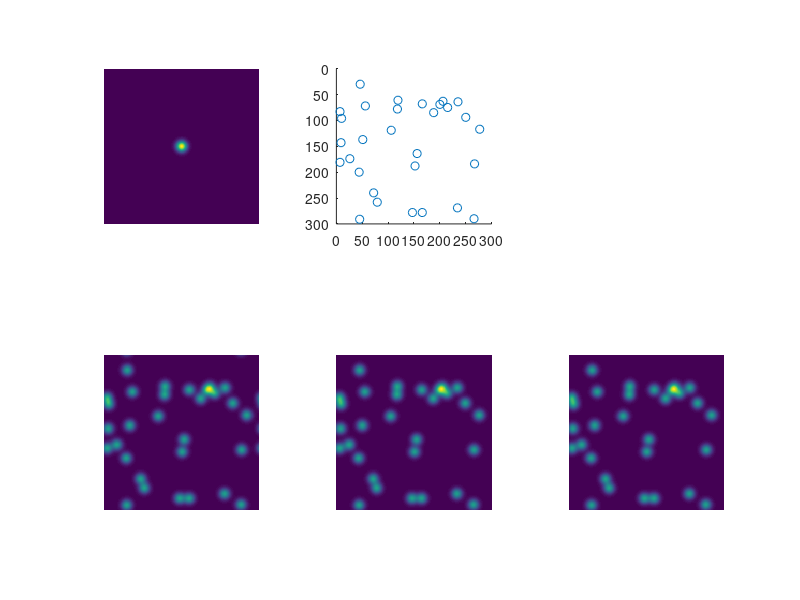

Recreate this plot in MATLAB.
%--------------------------------------------------------------------------
% code snippet to demonstrate smoothing (comparing speed).
% Copyright (C) iMap Team 2015
%%
% Generate a reasonable size image
% Notice: image larger than 500 pixel imfilter becomes too slow to apply.
xSize  = 300;
ySize  = 300;
Nfix   = xSize/10;
coordX = randi(xSize,Nfix,1);
coordY = randi(xSize,Nfix,1);

rawmap = full(sparse(coordY,coordX,1,ySize,xSize));

smoothingpic = 10;
[x, y] = meshgrid(-floor(xSize/2)+.5:floor(xSize/2)-.5, ...
                 -floor(ySize/2)+.5:floor(ySize/2)-.5);
gaussienne = exp(- (x .^2 / smoothingpic ^2) - (y .^2 / smoothingpic ^2));
gaussienne = (gaussienne - min(gaussienne(:))) ...
           / (max(gaussienne(:)) - min(gaussienne(:)));
f_fil      = fft2(gaussienne);

% fft2
tic
f_mat = fft2(rawmap); % 2D fourrier transform on the points matrix
filtered_mat = f_mat .* f_fil;
smoothpic1 = real(fftshift(ifft2(filtered_mat))); % take the real part of the complex values from the fourier transform
fftime=toc
% imfilter
tic
smoothpic2 = imfilter(rawmap,gaussienne,'replicate','same','conv');
imfiltime=toc
% conv2
tic
smoothpic3 = conv2(rawmap, gaussienne,'same');
conv2time=toc

% 
figure;
subplot(2,3,1)
imagesc(gaussienne);axis square off
subplot(2,3,2)
scatter(coordX,coordY); set(gca,'YDir','reverse');axis square
subplot(2,3,4)
imagesc(smoothpic1);axis square off
subplot(2,3,5)
imagesc(smoothpic2);axis square off
subplot(2,3,6)
imagesc(smoothpic3);axis square off